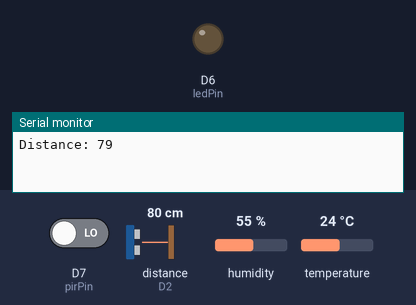
A sketch run on a simulated ESP8266 (NodeMCU). Parts: output pins drawn as LEDs (lit = HIGH), the last lines printed to the serial monitor. Wiring (inferred from the names in the program): ultrasonic range finder: trigger D3; echo D2. The inputs (shaded band) are chosen by the test bench; at power-on: D7 (pirPin) LOW, distance to the obstacle (sensor on D2) 80 cm, humidity 55 %, temperature 24 °C. The echo pulse lasts 58.3 µs per cm; WiFi joins after 1.5 s; servers stay silent unless stated; pins used as bus, display or sensor lines are not drawn.

Above: at 3.0 s.
3.1 s: D7 (pirPin) driven HIGH
At 5.8 s:
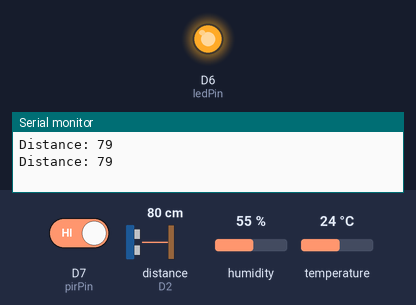
6.3 s: D7 (pirPin) driven LOW
At 7.2 s:
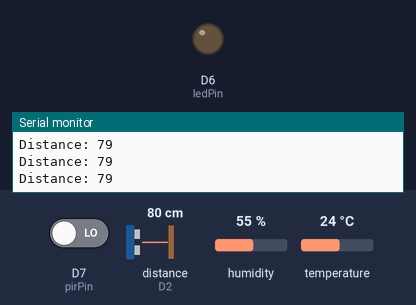
Timing chart, 0 to 9.3 s (numbered marks = the images above; inputs shaded):
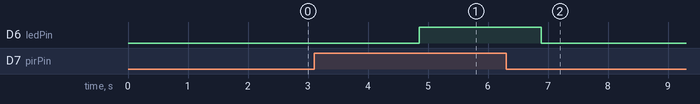

The sketch:

Blynk_PIR_DHT11.ino
```cpp
//#define BLYNK_PRINT Serial
#include <SPI.h>
#include <ESP8266WiFi.h>
#include <BlynkSimpleEsp8266.h>
#include <SimpleTimer.h>
#include <DHT.h>

//login to Blynk
char auth[] = "a9c9c82c3d954853a6f18b318cca77b4";

//Wi-Fi
char ssid[] = "iPhone";
char pass[] = "qwertyuiop";

#define DHTPIN 2
#define DHTTYPE DHT11

//PIR
int ledPin = D6;
int pirPin = D7;
int state = LOW;

//HC-SR04
const int trigPin = D3;
const int echoPin = D2;
long duration;
int distance;

DHT dht(DHTPIN, DHTTYPE);
SimpleTimer timer;

void sendSensor()
{
  float h = dht.readHumidity();
  float t = dht.readTemperature(); // or dht.readTemperature(true) for Fahrenheit

  if (isnan(h) || isnan(t)) {
    Serial.println("Failed to read from DHT sensor!");
    return;
  }
  // You can send any value at any time.
  // Please don't send more that 10 values per second.
  Blynk.virtualWrite(V5, h);  //V5 is for Humidity
  Blynk.virtualWrite(V6, t);  //V6 is for Temperature
}

void sendPIRdata(){
    if (digitalRead(pirPin) == HIGH) {

    digitalWrite(ledPin, HIGH);
    if (state == LOW) {
      //Serial.println("Motion Detected");
      //terminal.println("Motion Detected");
      state = HIGH;
      Blynk.virtualWrite(V9, 1);
    }

  } else {
    digitalWrite(ledPin, LOW);
    if (state == HIGH){
      state = LOW;
      Blynk.virtualWrite(V9, 0);
    }
  }
}

void sendHCdata(){
 // Clears the trigPin
  digitalWrite(trigPin, LOW);
  delayMicroseconds(2);

// Sets the trigPin on HIGH state for 10 micro seconds
  digitalWrite(trigPin, HIGH);
  delayMicroseconds(10);
  digitalWrite(trigPin, LOW);

// Reads the echoPin, returns the sound wave travel time in microseconds
  duration = pulseIn(echoPin, HIGH);

// Calculating the distance
  distance= duration*0.034/2;
// Prints the distance on the Serial Monitor
  Blynk.virtualWrite(V10, distance);
  Serial.print("Distance: ");
  Serial.println(distance);
  delay(2000);
}

void setup()
{
  Serial.begin(115200); // See the connection status in Serial Monitor
  Blynk.begin(auth, ssid, pass);

 //PIR
  pinMode(ledPin, OUTPUT);
  pinMode(pirPin, INPUT);

  //HC-SR04
  pinMode(trigPin, OUTPUT); // Sets the trigPin as an Output
  pinMode(echoPin, INPUT); // Sets the echoPin as an Input

  dht.begin();

  // Setup a function to be called every second
  timer.setInterval(1000L, sendSensor);
  timer.setInterval(1000L, sendPIRdata);
  timer.setInterval(1000L, sendHCdata);
}

void loop()
{
  Blynk.run(); // Initiates Blynk
  timer.run(); // Initiates SimpleTimer
}
```

Measured:
- after the input at 3.1 s, D6 (ledPin): LOW → HIGH after 1.8 s
- after the input at 6.3 s, D6 (ledPin): HIGH → LOW after 0.59 s
